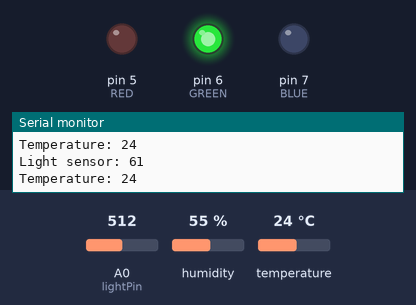
A sketch run on a simulated Arduino Uno, built with avr-gcc and run on an emulated ATmega328P. Parts: output pins drawn as LEDs (lit = HIGH), the last lines printed to the serial monitor. The inputs (shaded band) are chosen by the test bench; at power-on: temperature 24 °C, A0 (lightPin) = 512, humidity 55 %.

Above: at 1.8 s.
1.9 s: temperature set to 21.4 °C
3.4 s: temperature set to 20.2 °C
At 4.4 s:
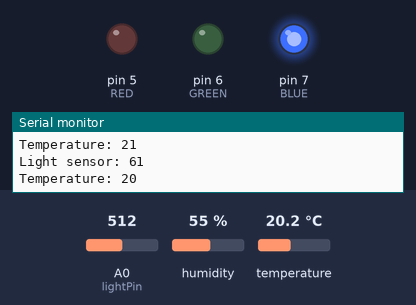
5.5 s: A0 (lightPin) set to 494
At 7.2 s:
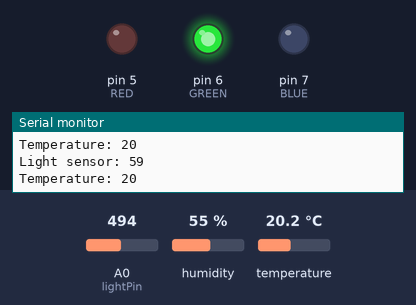
7.5 s: A0 (lightPin) set to 197
9.2 s: A0 (lightPin) set to 166
At 10.9 s:
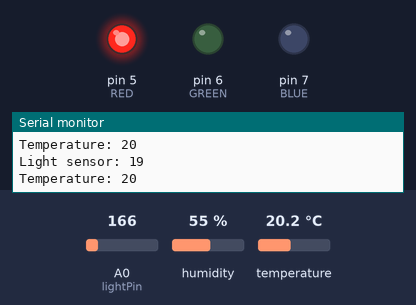
11.5 s: A0 (lightPin) set to 306
At 12.7 s:
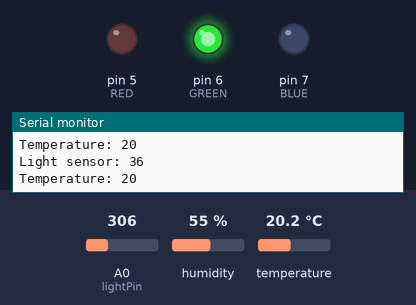
Timing chart, 0 to 14.5 s (numbered marks = the images above; inputs shaded):
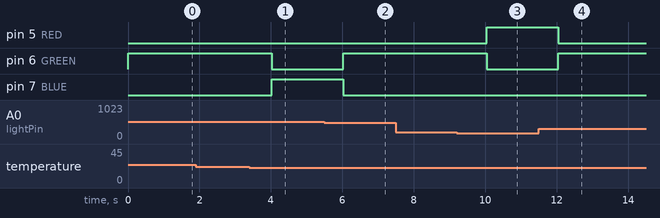

Measured:
- the behaviour switches between 21 and 20.9 °C on temperature (found by bisection; images 0 and 1)
- the behaviour switches between 505 and 504 on A0 (lightPin) (found by bisection; images 1 and 2)
- the behaviour switches between 181 and 180 on A0 (lightPin) (found by bisection; images 2 and 3)
- after the input at 3.4 s, pin 6 (GREEN): HIGH → LOW after 0.62 s; pin 7 (BLUE): LOW → HIGH after 0.62 s
- after the input at 5.5 s, pin 6 (GREEN): LOW → HIGH after 0.53 s; pin 7 (BLUE): HIGH → LOW after 0.53 s
- after the input at 9.2 s, pin 5 (RED): LOW → HIGH after 0.84 s; pin 6 (GREEN): HIGH → LOW after 0.84 s
- after the input at 11.5 s, pin 5 (RED): HIGH → LOW after 0.55 s; pin 6 (GREEN): LOW → HIGH after 0.55 s

The sketch:

e3.ino
```cpp
// (C) Anton Golubenko, Aditya Khadkikar, Akuien Deng - Group: 27
// Work package 5
// Exercise 3
// Submission code: MB58AHJ (provided by your TA-s)
// C++ code

//The DHT library by Adafruit was used to gather temperature readings captured by the DHT22 sensor.
#include <DHT.h>
#include <Adafruit_Sensor.h>

//Making an instance of the DHT class that takes the readings at pin 2
DHT dht = DHT(2, DHT22);

//Definition of the LED colors that a digital pin represents on the Arduino board
#define BLUE 7
#define GREEN 6
#define RED 5

/*Setting the pin for measuring the light sensor to be at A0 on the Arduino board.*/
const int lightPin = A0;
/* Defining a periodicity interval that is the delay between which the light + temp sensor reads (here set as 1 second (1000 ms)) */
int interval = 1000;

/* The setup function for the Arduino board */
void setup() {
  Serial.begin(9600);
  /* Starting the dht, to begin logging */
  dht.begin();
  /* Setting digital pins 7, 6 and 5 as OUTPUT, corresponding to the LEDs */
  pinMode(7, OUTPUT);
  pinMode(6, OUTPUT);
  pinMode(5, OUTPUT);
}

/* The looping function of the Arduino board */
void loop() {
  /* Storing the logs of the light sensor based on luminosity that is recepted */
  int lightReading = analogRead(lightPin);
  /* A map() function in Arduino that converts value from the darkest luminosity reading (11)
  on light sensor, to the brightest recorded rating (820) to a percentage equivalent (0 - 100%) */
  lightReading = map(lightReading, 11, 820, 0, 100);

  /* Prints the light reading for checking visually on the Serial Console */
  Serial.print("Light sensor: ");
  Serial.print(lightReading);
  Serial.println();
  Serial.println();

  /* A DHT library method to read the temperature detected on the DHT22 sensor,
  stored in an int variable*/
  int tempReading = dht.readTemperature();
  /* Prints it out on the console also, to view */
  Serial.print("Temperature: ");
  Serial.print(tempReading);
  Serial.println();

  /* Logic handling based on deviation in temperature and light readings */
  /* GREEN LED is lit when the light is at 0%, and temperature is less than -12 degrees C */
  /* BLUE LED only lights up when the temperature is lower than the accepted normal zone,
  and RED LED lights up when the temperature is higher than what is the accepted zone */
  if (lightReading == 0) {
    if (tempReading < -12) {
      digitalWrite(GREEN, HIGH);
      digitalWrite(RED, LOW);
    } else {
      digitalWrite(RED, HIGH);
      digitalWrite(GREEN, LOW);
    }
  }

  /* GREEN LED is lit when the light is between 1 - 20%, and temperature is between -12 - 0 degrees C */
  /* BLUE LED only lights up when the temperature is lower than the accepted normal zone,
  and RED LED lights up when the temperature is higher than what is the accepted zone */
  if (lightReading > 0 && lightReading <= 20) {
    if (tempReading < -12) {
      digitalWrite(BLUE, HIGH);
      digitalWrite(RED, LOW);
      digitalWrite(GREEN, LOW);
    } else if (tempReading > 0) {
      digitalWrite(RED, HIGH);
      digitalWrite(GREEN, LOW);
      digitalWrite(BLUE, LOW);
    } else {
      digitalWrite(GREEN, HIGH);
      digitalWrite(RED, LOW);
      digitalWrite(BLUE, LOW);
    }
  }

  /* GREEN LED is lit when the light is between 21 - 60%, and temperature is between 0 - 20 degrees C */
  /* BLUE LED only lights up when the temperature is lower than the accepted normal zone,
  and RED LED lights up when the temperature is higher than what is the accepted zone */
  if (lightReading > 20 && lightReading <= 60) {
    if (tempReading < 0) {
      digitalWrite(BLUE, HIGH);
      digitalWrite(GREEN, LOW);
      digitalWrite(RED, LOW);
    } else if (tempReading > 20) {
      digitalWrite(RED, HIGH);
      digitalWrite(GREEN, LOW);
      digitalWrite(BLUE, LOW);
    } else {
      digitalWrite(GREEN, HIGH);
      digitalWrite(RED, LOW);
      digitalWrite(BLUE, LOW);
    }
  }

  /* GREEN LED is lit when the light is between 61 - 100%, and temperature is greater than 20 deg. C */
  /* BLUE LED only lights up when the temperature is lower than the accepted normal zone,
  and RED LED lights up when the temperature is higher than what is the accepted zone */
  if (lightReading > 60 && lightReading <= 100) {
    if (tempReading < 21) {
      digitalWrite(BLUE, HIGH);
      digitalWrite(GREEN, LOW);
      digitalWrite(RED, LOW);
    } else {
      digitalWrite(GREEN, HIGH);
      digitalWrite(BLUE, LOW);
      digitalWrite(RED, LOW);
    }
  }

  //Add a small delay for how frequently the program measures the temp + light intensity values (defined earlier as 1000ms)
  delay(interval);
}
```
